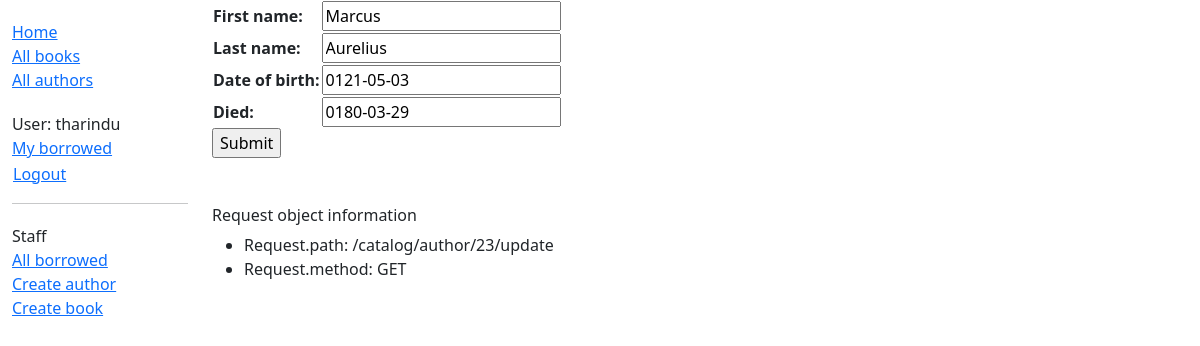
/catalog/author/23/update (signed in), run on the app's committed database.
### catalog/models.py (models this page shows, shortened)
class Author(models.Model):
    first_name = models.CharField(max_length=100)
    last_name = models.CharField(max_length=100)
    date_of_birth = models.DateField(null=True, blank=True)
    date_of_death = models.DateField('died', null=True, blank=True)
    class Meta:
        ordering = ['last_name', 'first_name']

### catalog/views.py (the view)
# urls.py: path('author/<int:pk>/update', views.AuthorUpdate.as_view(), name='author-update'),
class AuthorUpdate(PermissionRequiredMixin, UpdateView):
    model = Author
    fields = '__all__'
    permission_required = 'catalog.change_author'

### catalog/templates/catalog/author_form.html (shortened to what this page needs)
{% extends 'base_generic.html' %}
{% block content %}
    <form action="" method="post">
        <table>
            {{ form.as_table }}
        </table>
        <input type="submit" value="Submit">
    </form>
{% endblock %}

### catalog/templates/base_generic.html (shortened to what this page needs)
<!DOCTYPE html>
<html lang="en">
    <head>
        <link rel="stylesheet"
            href="https://cdn.jsdelivr.net/npm/bootstrap@5.3.3/dist/css/bootstrap.min.css"
>
        {% load static %}
        <link rel="stylesheet" href="{% static 'css/styles.css' %}">
    </head>
    <body>
        <div class="container-fluid">
            <div class="row">
                <div class="col-sm-2">
                    {% block sidebar %}
                        <ul class="sidebar-nav">
                            <li><a href="{% url 'catalog:index' %}">Home</a></li>
                            <li><a href="{% url 'catalog:books' %}">All books</a></li>
                            <li><a href="{% url 'catalog:authors' %}">All authors</a></li>
                        </ul>
                        <ul class="sidebar-nav">
                            {% if user.is_authenticated %}
                                <li>User: {{ user.get_username }}</li>
                                <li><a href="{% url 'catalog:my-borrowed' %}">My borrowed</a></li>
                                <li>
                                    <form id="logout-form" action="{% url 'logout' %}" method="post">
                                        <button type="submit" class="btn btn-link">Logout</button>
                                    </form>
                                </li>
                            {% else %}
                                <li><a href="{% url 'login' %}?next={{ request.path }}">Login</a></li>
                            {% endif %}
                        </ul>
                        {% if user.is_staff %}
                            <hr>
                            <ul class="sidebar-nav">
                                <li>Staff</li>
                                    <li><a href="{% url 'catalog:all-borrowed' %}">All borrowed</a></li>
                                {% if perms.catalog.add_author %}
                                    <li><a href="{% url 'catalog:author-create' %}">Create author</a></li>
                                {% endif %}
                                {% if perms.catalog.add_book %}
                                    <li><a href="{% url 'catalog:book-create' %}">Create book</a></li>
                                {% endif %}
                            </ul>
                        {% endif %}
                    {% endblock %}
                </div>
                <div class="col-sm-10">
                    {% block content %}
                    {% endblock %}
                    <br><br><h6>Request object information</h6>
                    <ul>
                        <li>Request.path: {{ request.path }}</li>
                        <li>Request.method: {{ request.method }}</li>
                    </ul>
                </div>
            </div>
        </div>
    </body>
</html>

### catalog/static/css/styles.css (style rules this page uses)
.sidebar-nav { margin-top: 20px; padding: 0; list-style: none; }
#logout-form { display: inline; }
#logout-form button { padding: 0; margin: 0; }

### data on the page
Author: first_name "Marcus", last_name "Aurelius", date_of_birth "0121-05-03", date_of_death "0180-03-29"

### other printed values
{{ user.get_username }} "tharindu"
{{ request.path }} "/catalog/author/23/update"
{{ request.method }} "GET"
